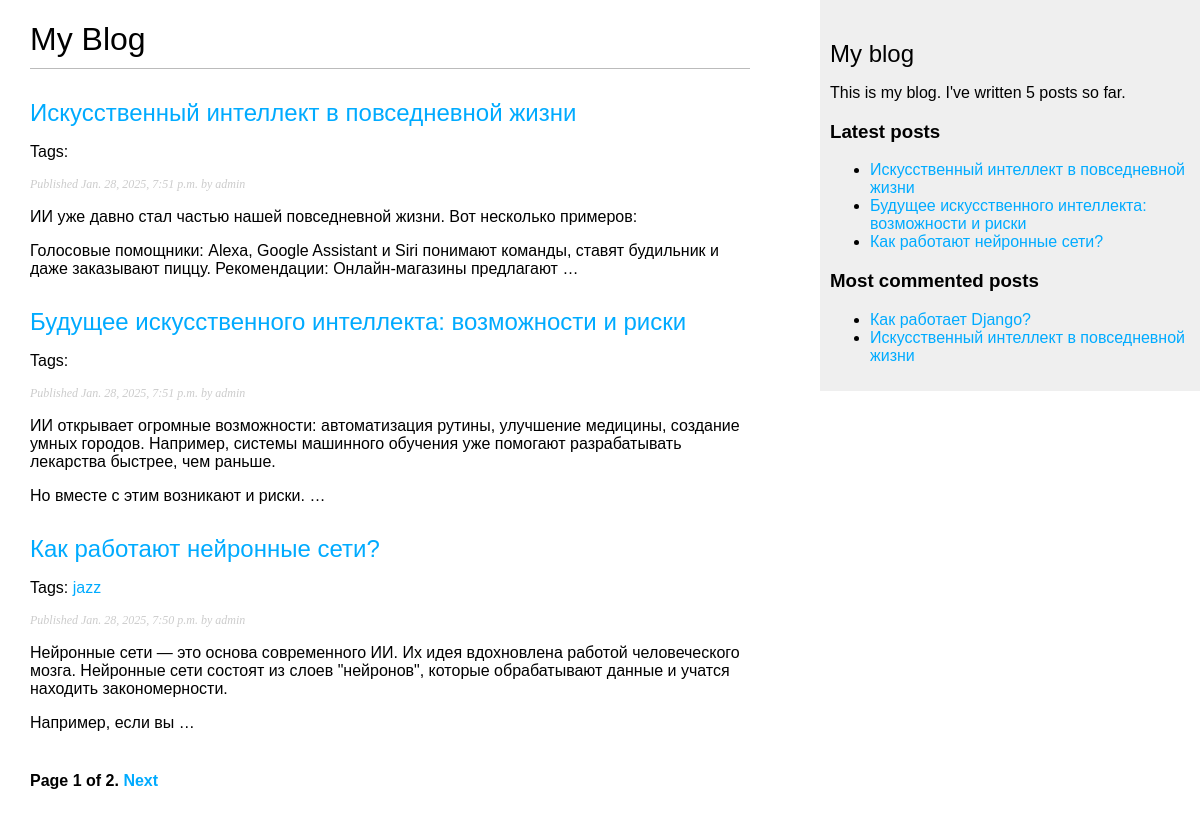
The page /blog/ on the database as committed earlier.
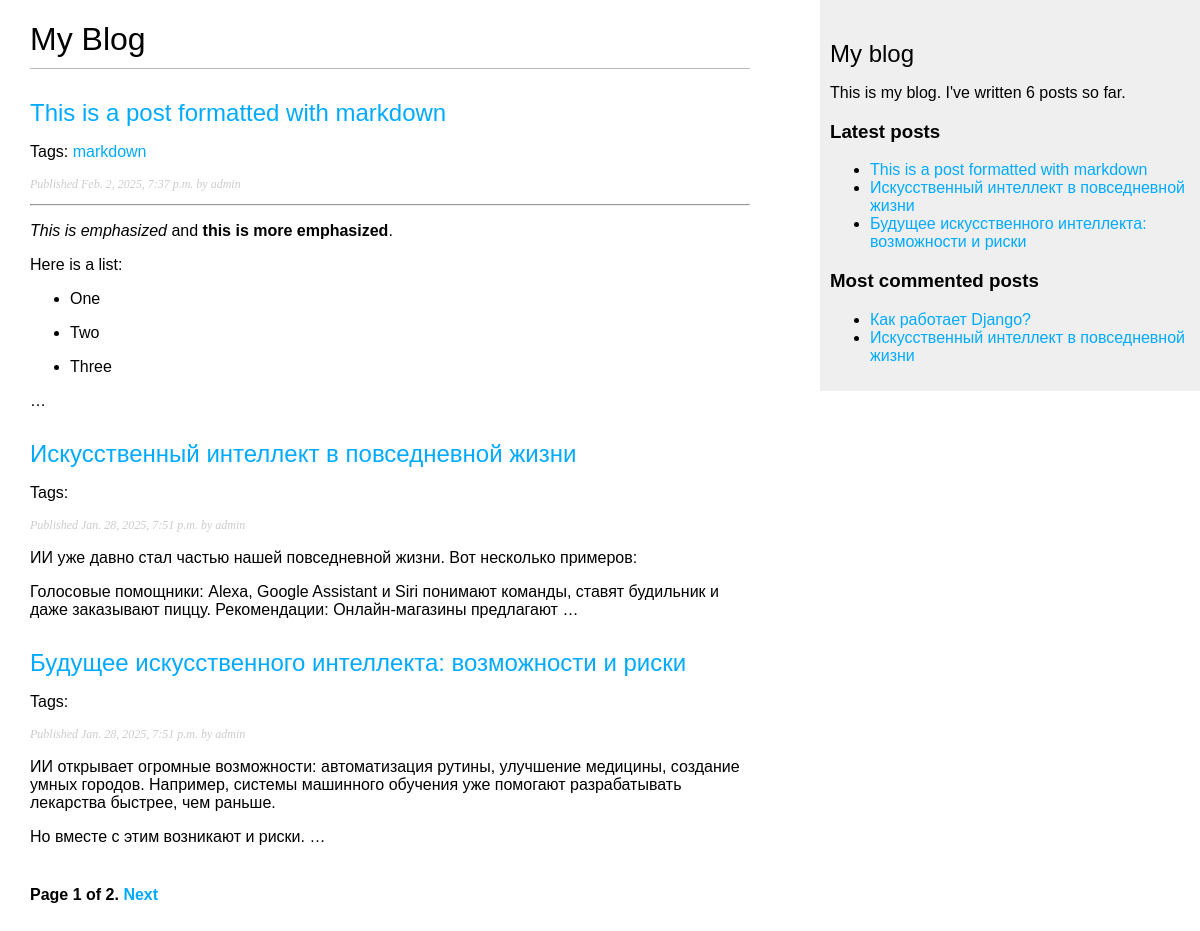
The same page on the database as committed later.
### blog/models.py (models this page shows, shortened)
class Post(models.Model):
    class Status(models.TextChoices):
        DRAFT = 'DF', 'Draft'
        PUBLISHED = 'PB', 'Published'
    title = models.CharField(max_length=250)
    slug = models.SlugField(max_length=250, unique_for_date='publish')
    author = models.ForeignKey(User, on_delete=models.CASCADE, related_name='blog_posts')
    body = models.TextField()
    publish = models.DateTimeField(default=timezone.now) #поле даты публикации
    created = models.DateTimeField(auto_now_add=True) #поле даты созданияэ
    updated = models.DateTimeField(auto_now=True) #поле даты изменения
    status = models.CharField(max_length=2, choices=Status.choices, default=Status.DRAFT)
    objects = models.Manager() # менеджер, применяемый по умолчанию
    published = PublishedManager()  # пользовательский менеджер
    tags = TaggableManager()
    class Meta:
        ordering = ['-publish']
        indexes = [
            models.Index(fields=['-publish']),
        ]
    def get_absolute_url(self):
        return reverse('blog:post_detail',
                       args=[self.publish.year,
                             self.publish.month,
                             self.publish.day,
                             self.slug])

### blog/views.py (the view)
# urls.py: path('', views.post_list, name='post_list'),
def post_list(request, tag_slug=None):
    post_list = Post.published.all()
    tag = None
    if tag_slug:
        tag = get_object_or_404(Tag, slug=tag_slug)
        post_list = post_list.filter(tags=tag)
    paginator = Paginator(post_list, 3)
    page_number = request.GET.get('page', 1)
    try:
        posts = paginator.page(page_number)
    except PageNotAnInteger:
        posts = paginator.page(1)
    except EmptyPage:
        posts = paginator.page(paginator.num_pages)
    return render(request,
                  'blog/post/list.html',
                  {'posts': posts,
                   'tag': tag})

### blog/models.py (called while the page is built)
    def get_queryset(self):
        return super().get_queryset().filter(status=Post.Status.PUBLISHED)

### blog/templatetags/blog_tags.py (called while the page is built)
@register.simple_tag
def total_posts():
    return Post.published.count()

@register.inclusion_tag('blog/post/latest_posts.html')
def show_latest_posts(count=5):
    latest_posts = Post.published.order_by('-publish')[:count]
    return {'latest_posts': latest_posts}

@register.simple_tag
def get_most_commented_posts(count=5):
    return Post.published.annotate(
        total_comments=Count('comments')
    ).exclude(total_comments=0).order_by('-total_comments')[:count]

@register.filter(name='markdown')
def markdown_format(text):
    return mark_safe(markdown.markdown(text))

### templates/blog/post/list.html (shortened to what this page needs)
{% extends "blog/base.html" %}
{% load blog_tags %}
{% block content %}
    <h1>My Blog</h1>
    {% for post in posts %}
        <h2>
            <a href="{{ post.get_absolute_url }}">
                {{ post.title }}
            </a>
        </h2>
        <p class="tags">
            Tags:
            {% for tag in post.tags.all %}
                <a href="{% url 'blog:post_list_by_tag' tag.slug %}">
                    {{ tag.name }}
                </a>
            {% endfor %}
        </p>
        <p class="date">
            Published {{ post.publish }} by {{ post.author }}
        </p>
        {{ post.body|markdown|truncatewords_html:30 }}
    {% endfor %}
    {% include "pagination.html" with page=posts %}
{% endblock %}

### templates/blog/base.html (shortened to what this page needs)
{% load blog_tags %}
{% load static %}
<!DOCTYPE html>
<html>
<head>
    <link href="{% static "css/blog.css" %}" rel="stylesheet">
</head>
<body>
<div id="content">
    {% block content %}
    {% endblock %}
</div>
<div id="sidebar">
    <h2>My blog</h2>
    <p>
        This is my blog.
        I've written {% total_posts %} posts so far.
    </p>
    <h3>Latest posts</h3>
    {% show_latest_posts 3 %}
    <h3>Most commented posts</h3>
    {% get_most_commented_posts as most_commented_posts %}
    <ul>
        {% for post in most_commented_posts %}
        <li>
            <a href="{{ post.get_absolute_url }}">{{ post.title }}</a>
        </li>
        {% endfor %}
    </ul>
</div>
</body>
</html>

### templates/blog/post/latest_posts.html
<ul>
    {% for post in latest_posts %}
        <li>
            <a href="{{ post.get_absolute_url }}">{{ post.title }}</a>
        </li>
    {% endfor %}
</ul>

Rows that differ between the two databases and show on the page:
no longer on this page (row unchanged): Post: title "Как работают нейронные сети?", publish "Jan. 28, 2025, 7:50 p.m.", author "admin", body "Нейронные сети — это основа современного ИИ. Их идея вдохновлена работой человеческого мозга. Нейронные сети состоят из слоев \"нейронов\", которые обрабатывают данные и учатся находить закономерности. Например, если вы …"
no longer on this page (row unchanged): Tag: name "jazz", shown under "Как работают нейронные сети?"
added Post: title "This is a post formatted with markdown", publish "Feb. 2, 2025, 7:37 p.m.", author "admin", body "This is emphasized and this is more emphasized . Here is a list: One Two Three …"
added Tag: name "markdown", shown under "This is a post formatted with markdown"
Other text that changed with them:
text no longer shown: "5"
text now shown: "6"
